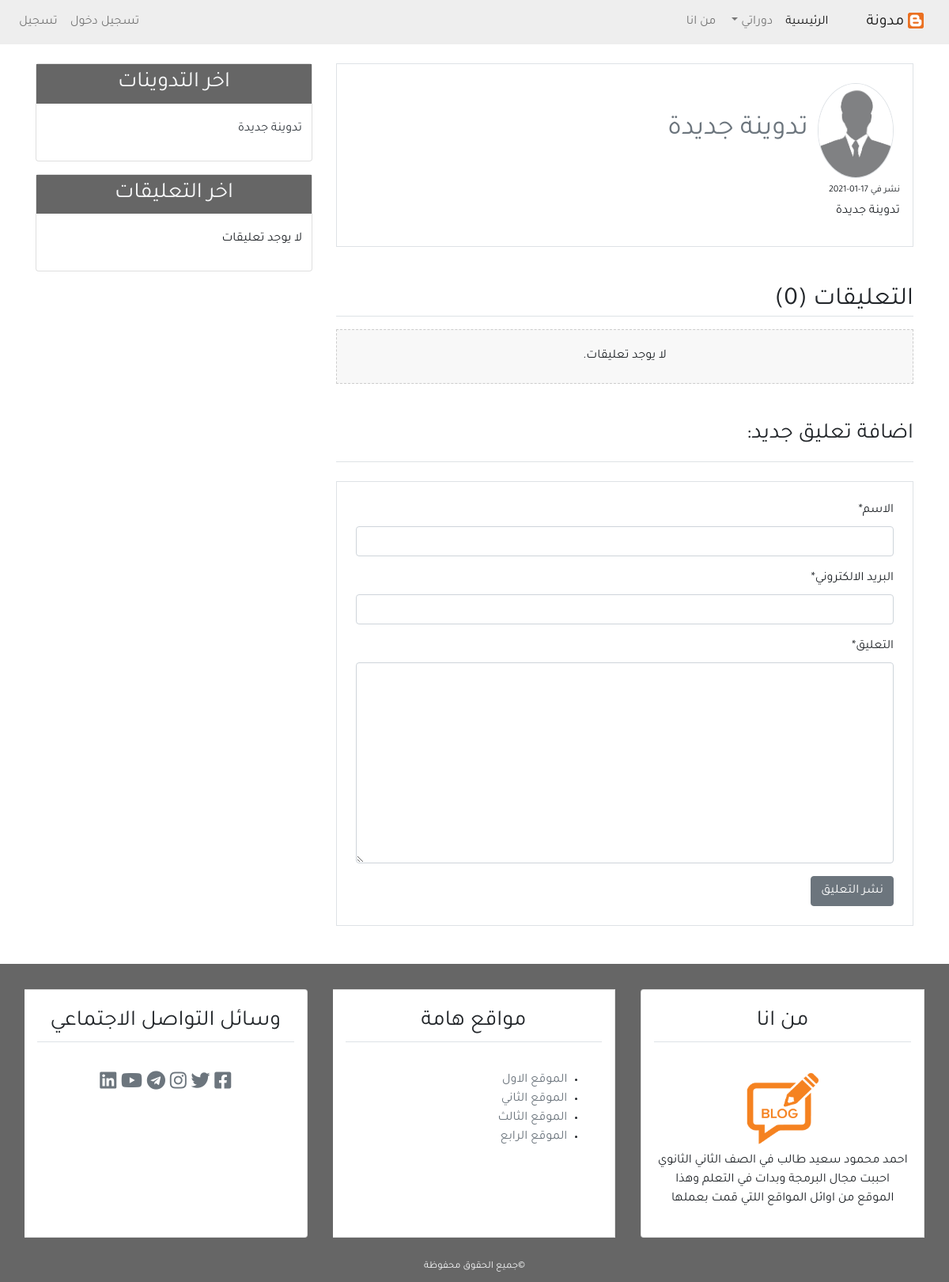
Page /detail/18 on the earlier database version.
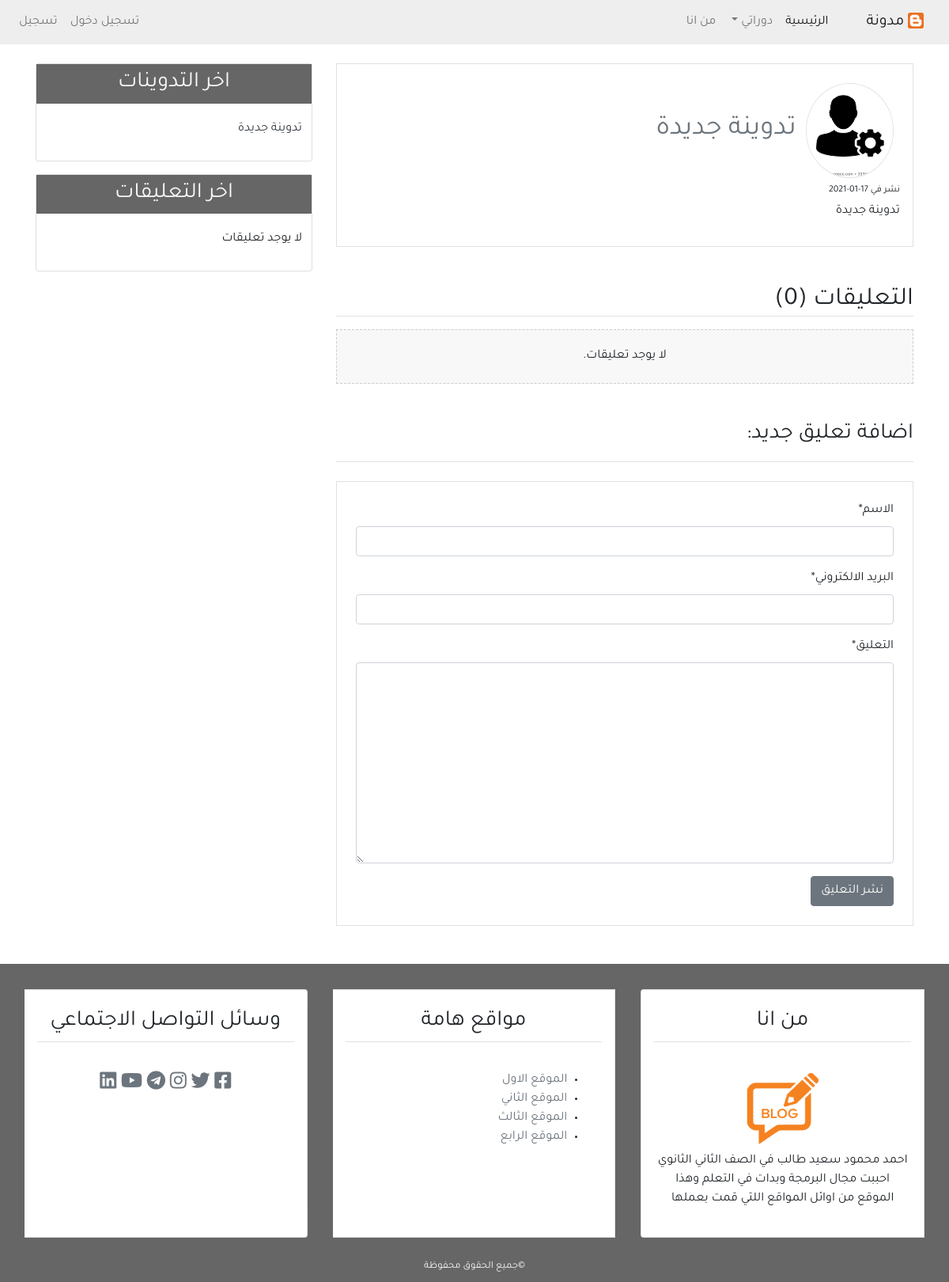
Same page on the later database version.
### blog/models.py (models this page shows, shortened)
class post(models.Model):
    title = models.CharField(max_length=100)
    content = models.TextField()
    post_date = models.DateTimeField(default=timezone.now)
    post_update = models.DateTimeField(auto_now=True)
    author = models.ForeignKey(User, on_delete=models.CASCADE)
    def __str__(self):
        return self.title
    class Meta():
        ordering = ('-post_date',)

### user/models.py (models this page shows, shortened)
class Profile(models.Model):
    image = models.ImageField(default='defalte.png', upload_to='profile_pick')
    user = models.OneToOneField(User , on_delete=models.CASCADE)

### blog/views.py (the view)
# urls.py: path('detail/<int:post_id>', views.post_detail, name='detail'),
def post_detail(request, post_id):
    posts= get_object_or_404(post, pk= post_id)
    comments = posts.comments.filter(active=True) #comment.objects.all().filter(active=True, Post=posts)
    if request.method == "POST":
        comment_form = NewComment(data=request.POST)
        if comment_form.is_valid():
            print('yes')
            new_comment = comment_form.save(commit=False)
            new_comment.Post=posts
            new_comment.save()
            comment_form = NewComment()
    else:
        comment_form = NewComment()
    context = {
        'title':posts,
        'post':posts,
        'comments':comments,
        'comment_form':comment_form
    }
    return render(request, 'blog/detail.html', context)

### blog/form.py
class NewComment(forms.ModelForm):
    class Meta:
        model = comment
        fields = ('name','email','body')

### blog/templatetags/post_tag.py (called while the page is built)
@register.inclusion_tag('blog/latest_posts.html')
def latest_posts():
    context ={
        'l_posts':post.objects.all()[0:5]
    }
    return context

@register.inclusion_tag('blog/latest_comments.html')
def latest_comments():
    context={
    'l_comments': comment.objects.filter(active=True)[0:5]
    }
    return context

### blog/templates/blog/detail.html (shortened to what this page needs)
{% extends 'blog/base.html'%}
{% load static %}
{% block content %}
{% load crispy_forms_tags %}
    <div class="border p-3 mb-3">
        <img  class="img-fluid rounded-circle border m-2" src="{{post.author.profile.image.url}}" alt="صورة الناشر" style="width=120px; height:120px" >
        <span class="text-secondary" style="font-size: 35px;">{{post.title}}</span>
        <h3 style="font-size: 12px;">نشر في {{post.post_date|date:'d-m-Y'}}</h3>
        <p>{{post.content}}</p>
    </div>
    <h2 class="border-bottom mt-5 mb-3">التعليقات ({{comments.count}})</h2>
{% for comment in comments %}
<ul class="p-3 comment">
    <h6 class="border-bottom p-2">({{comment.name}}) <span class="text-secondary">
        {{comment.comment_date|date:'d-m-Y'}}
    </span></h6>
    {{comment.body}}
</ul>
{% empty %}
<h6 class="text-center p-4 comment">لا يوجد تعليقات.</h6>
{% endfor %}
<h3 class="border-bottom mb-3 pb-3 mt-5">اضافة تعليق جديد:</h3>
<div class="border p-4 mb-5 mt-4">
<form method="POST">
{{comment_form|crispy}}
<input class="btn btn-secondary " type='submit' value='نشر التعليق'>
</form>
</div>
{% endblock content %}

### blog/templates/blog/latest_posts.html
<ul class="list-group-flush latest-post">
    {% for post in l_posts %}
        <li class="list-group-item latest-post-item">
        <a href="{% url 'detail' post.id %}" class="text-dark">{{post.title}}</a>
        </li>
    {% endfor %}
</ul>

Differences in the rows shown:
changed through a linked row, post "تدوينة جديدة": author.profile.image: a different picture
